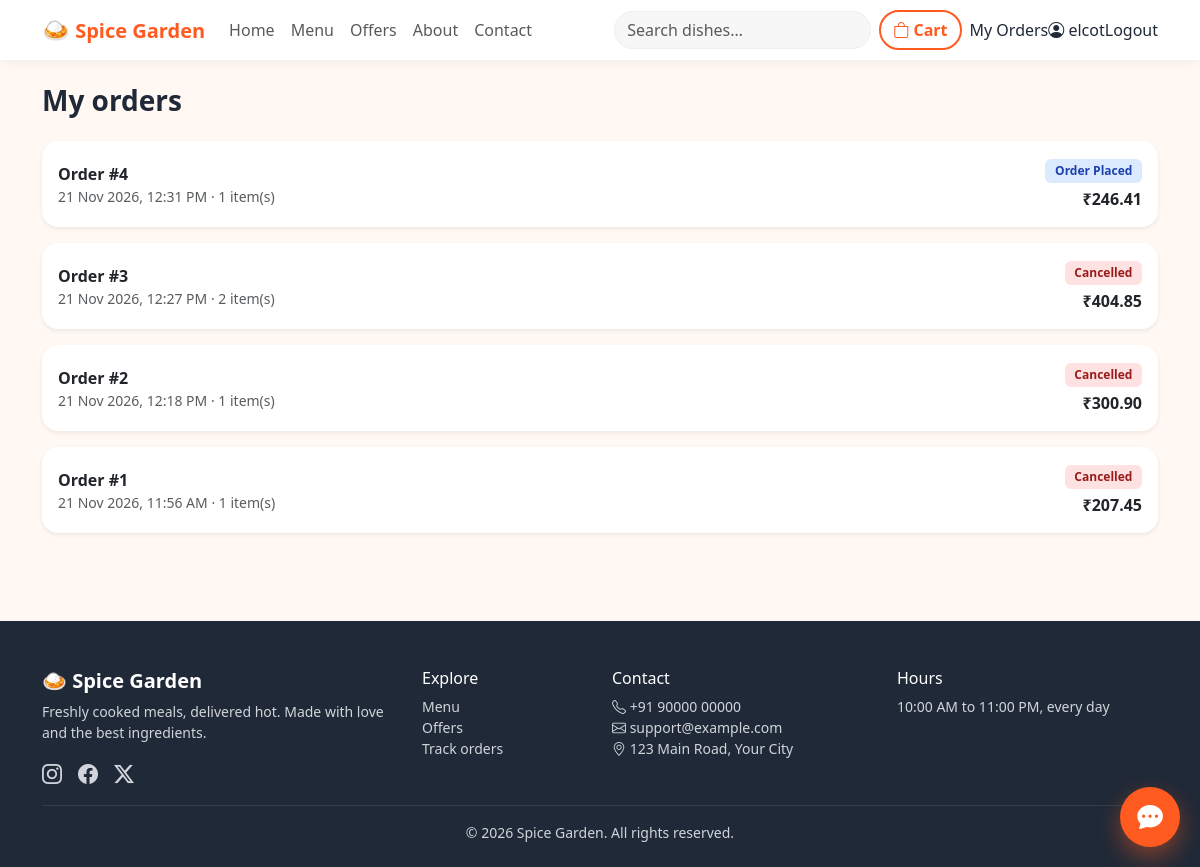
Screenshot of /orders/ (signed in) with the database file from the repository.
### orders/models.py (models this page shows, shortened)
class Order(models.Model):
    class Status(models.TextChoices):
        PLACED = "placed", "Order Placed"
        CONFIRMED = "confirmed", "Order Confirmed"
        PREPARING = "preparing", "Preparing"
        READY = "ready", "Ready for Pickup"
        OUT_FOR_DELIVERY = "out_for_delivery", "Out for Delivery"
        DELIVERED = "delivered", "Delivered"
        CANCELLED = "cancelled", "Cancelled"
    class PaymentMethod(models.TextChoices):
        COD = "cod", "Cash on Delivery"
        ONLINE = "online", "Online Payment (demo)"
    class PaymentStatus(models.TextChoices):
        PENDING = "pending", "Pending"
        PAID = "paid", "Paid"
        FAILED = "failed", "Failed"
        REFUNDED = "refunded", "Refunded"
    user = models.ForeignKey(settings.AUTH_USER_MODEL, on_delete=models.CASCADE, related_name="orders")
    coupon = models.ForeignKey(Coupon, null=True, blank=True, on_delete=models.SET_NULL, related_name="orders")
    status = models.CharField(max_length=20, choices=Status.choices, default=Status.PLACED, db_index=True)
    payment_method = models.CharField(max_length=10, choices=PaymentMethod.choices, default=PaymentMethod.COD)
    payment_status = models.CharField(max_length=10, choices=PaymentStatus.choices, default=PaymentStatus.PENDING)
    customer_name = models.CharField(max_length=120)
    phone = models.CharField(max_length=15)
    delivery_address = models.TextField()
    special_note = models.CharField(max_length=200, blank=True)
    subtotal = models.DecimalField(max_digits=10, decimal_places=2, default=Decimal("0.00"))
    discount = models.DecimalField(max_digits=10, decimal_places=2, default=Decimal("0.00"))
    tax = models.DecimalField(max_digits=10, decimal_places=2, default=Decimal("0.00"))
    delivery_fee = models.DecimalField(max_digits=10, decimal_places=2, default=Decimal("0.00"))
    total = models.DecimalField(max_digits=10, decimal_places=2, default=Decimal("0.00"))
    created_at = models.DateTimeField(auto_now_add=True)
    updated_at = models.DateTimeField(auto_now=True)
    class Meta:
        ordering = ["-created_at"]
        indexes = [models.Index(fields=["user", "status"])]

### orders/views.py (the view)
# urls.py: path("orders/", views.order_list, name="order_list"),
@login_required
def order_list(request):
    orders = Order.objects.filter(user=request.user).prefetch_related("items")
    return render(request, "order_list.html", {"orders": orders})

### orders/context_processors.py (called while the page is built)
def cart(request):
    cart_data = request.session.get("cart", {})
    return {"cart_count": sum(cart_data.values())}

def site(request):
    return {
        "site": {
            "name": settings.RESTAURANT_NAME,
            "hours": settings.RESTAURANT_HOURS,
            "address": settings.RESTAURANT_ADDRESS,
            "email": settings.SUPPORT_EMAIL,
            "phone": settings.SUPPORT_PHONE,
        }
    }

### templates/order_list.html (shortened to what this page needs)
{% extends "base.html" %}
{% block content %}
<div class="container py-4">
  <h1 class="h3 fw-bold mb-4">My orders</h1>
  {% for order in orders %}
    <a class="card border-0 shadow-sm rounded-4 p-3 mb-3 text-decoration-none text-dark d-block" href="{% url 'order_detail' order.pk %}">
      <div class="d-flex flex-wrap justify-content-between align-items-center gap-2">
        <div>
          <div class="fw-bold">Order #{{ order.pk }}</div>
          <div class="small text-muted">{{ order.created_at|date:"d M Y, h:i A" }} · {{ order.items.count }} item(s)</div>
        </div>
        <div class="text-end">
          <span class="badge status-{{ order.status }}">{{ order.get_status_display }}</span>
          <div class="fw-bold mt-1">₹{{ order.total }}</div>
        </div>
      </div>
    </a>
  {% empty %}
    <div class="text-center py-5">
      <p class="fs-5">You haven't placed any orders yet.</p>
      <a class="btn btn-brand" href="{% url 'menu' %}">Explore the menu</a>
    </div>
  {% endfor %}
</div>
{% endblock %}

### templates/base.html (shortened to what this page needs)
{% load static %}
<!doctype html>
<html lang="en">
<head>
  <link href="https://cdn.jsdelivr.net/npm/bootstrap@5.3.3/dist/css/bootstrap.min.css" rel="stylesheet">
  <link href="https://cdn.jsdelivr.net/npm/bootstrap-icons@1.11.3/font/bootstrap-icons.min.css" rel="stylesheet">
  <link href="{% static 'css/style.css' %}" rel="stylesheet">
  <link href="{% static 'css/chatbot.css' %}" rel="stylesheet">
</head>
<body class="d-flex flex-column min-vh-100">
<nav class="navbar navbar-expand-lg sticky-top brand-nav">
  <div class="container">
    <a class="navbar-brand fw-bold" href="{% url 'home' %}"><span class="brand-logo">🍛</span> {{ site.name }}</a>
    <div class="collapse navbar-collapse" id="mainNav">
      <ul class="navbar-nav me-auto">
        <li class="nav-item"><a class="nav-link" href="{% url 'home' %}">Home</a></li>
        <li class="nav-item"><a class="nav-link" href="{% url 'menu' %}">Menu</a></li>
        <li class="nav-item"><a class="nav-link" href="{% url 'home' %}#offers">Offers</a></li>
        <li class="nav-item"><a class="nav-link" href="{% url 'home' %}#about">About</a></li>
        <li class="nav-item"><a class="nav-link" href="#contact">Contact</a></li>
      </ul>
      <form class="search-form me-lg-2 my-2 my-lg-0" action="{% url 'menu' %}" method="get" role="search">
        <input class="form-control" type="search" name="q" placeholder="Search dishes…" aria-label="Search dishes" value="{{ request.GET.q }}">
      </form>
      <a class="btn btn-outline-brand me-lg-2 mb-2 mb-lg-0" href="{% url 'cart' %}" aria-label="View cart">
        <i class="bi bi-bag"></i> Cart {% if cart_count %}<span class="badge bg-brand">{{ cart_count }}</span>{% endif %}
      </a>
      {% if user.is_authenticated %}
        <a class="nav-link" href="{% url 'order_list' %}">My Orders</a>
        <a class="nav-link" href="{% url 'profile' %}"><i class="bi bi-person-circle"></i> {{ user.first_name|default:user.username }}</a>
        <form method="post" action="{% url 'logout' %}" class="d-inline">
          <button class="btn btn-link nav-link" type="submit">Logout</button>
        </form>
      {% else %}
        <a class="btn btn-brand me-2" href="{% url 'login' %}">Login</a>
        <a class="btn btn-outline-brand" href="{% url 'signup' %}">Sign up</a>
      {% endif %}
    </div>
  </div>
</nav>
<main class="flex-grow-1">
  {% block content %}{% endblock %}
</main>
<footer class="site-footer mt-5 pt-5 pb-4" id="contact">
  <div class="container">
    <div class="row g-4">
      <div class="col-md-4">
        <h5 class="text-white fw-bold">🍛 {{ site.name }}</h5>
        <p class="small">Freshly cooked meals, delivered hot. Made with love and the best ingredients.</p>
        <div class="d-flex gap-3 fs-5">
          <a href="#" aria-label="Instagram"><i class="bi bi-instagram"></i></a>
          <a href="#" aria-label="Facebook"><i class="bi bi-facebook"></i></a>
          <a href="#" aria-label="Twitter"><i class="bi bi-twitter-x"></i></a>
        </div>
      </div>
      <div class="col-6 col-md-2">
        <h6 class="text-white">Explore</h6>
        <ul class="list-unstyled small">
          <li><a href="{% url 'menu' %}">Menu</a></li>
          <li><a href="{% url 'home' %}#offers">Offers</a></li>
          <li><a href="{% url 'order_list' %}">Track orders</a></li>
        </ul>
      </div>
      <div class="col-6 col-md-3">
        <h6 class="text-white">Contact</h6>
        <ul class="list-unstyled small">
          <li><i class="bi bi-telephone"></i> {{ site.phone }}</li>
          <li><i class="bi bi-envelope"></i> {{ site.email }}</li>
          <li><i class="bi bi-geo-alt"></i> {{ site.address }}</li>
        </ul>
      </div>
      <div class="col-md-3">
        <h6 class="text-white">Hours</h6>
        <p class="small">{{ site.hours }}</p>
      </div>
    </div>
    <hr class="border-secondary">
    <p class="small text-center mb-0">© {% now "Y" %} {{ site.name }}. All rights reserved.</p>
  </div>
</footer>
{% include "partials/chatbot.html" %}
</body>
</html>

### static/css/style.css (style rules this page uses)
:root { --brand: #ff5a1f; --brand-dark: #e8480c; --coral: #ff7a59; --ink: #1f2937; --muted: #6b7280; --bg: #fff8f3; }
body { background: var(--bg); color: var(--ink); font-family: system-ui, -apple-system, "Segoe UI", Roboto, Helvetica, Arial, sans-serif; }
.btn-outline-brand { color: var(--brand); border: 2px solid var(--brand); border-radius: 999px; font-weight: 600; }
.brand-nav { background: #fff; box-shadow: 0 2px 12px rgba(0,0,0,.06); }
.navbar-brand { color: var(--brand) !important; }
.brand-logo { font-size: 1.4rem; }
.search-form { min-width: 220px; }
.search-form .form-control { border-radius: 999px; background: #f7f7f7; border: 1px solid #eee; }
.status-placed, .status-confirmed { background: #dbeafe; color: #1e40af; }
.status-cancelled { background: #fee2e2; color: #991b1b; }
.badge.status-placed, .badge.status-confirmed, .badge.status-preparing, .badge.status-ready, .badge.status-out_for_delivery, .badge.status-delivered, .badge.status-cancelled { padding: .5em .8em; }
.site-footer { background: #1f2937; color: #d1d5db; }
.site-footer a { color: #d1d5db; text-decoration: none; }
.card { transition: box-shadow .2s; }

### rows the page displays
Order: pk "4", created_at "21 Nov 2026, 12:31 PM", items.count "1", status "Order Placed", total "246.41"
Order: pk "3", created_at "21 Nov 2026, 12:27 PM", items.count "2", status "Cancelled", total "404.85"
Order: pk "2", created_at "21 Nov 2026, 12:18 PM", items.count "1", status "Cancelled", total "300.90"
Order: pk "1", created_at "21 Nov 2026, 11:56 AM", items.count "1", status "Cancelled", total "207.45"

### other values shown
{{ site.name }} "Spice Garden"
{{ user.first_name|default:user.username }} "elcot"
{{ site.phone }} "+91 90000 00000"
{{ site.email }} "support@example.com"
{{ site.address }} "123 Main Road, Your City"
{{ site.hours }} "10:00 AM to 11:00 PM, every day"
